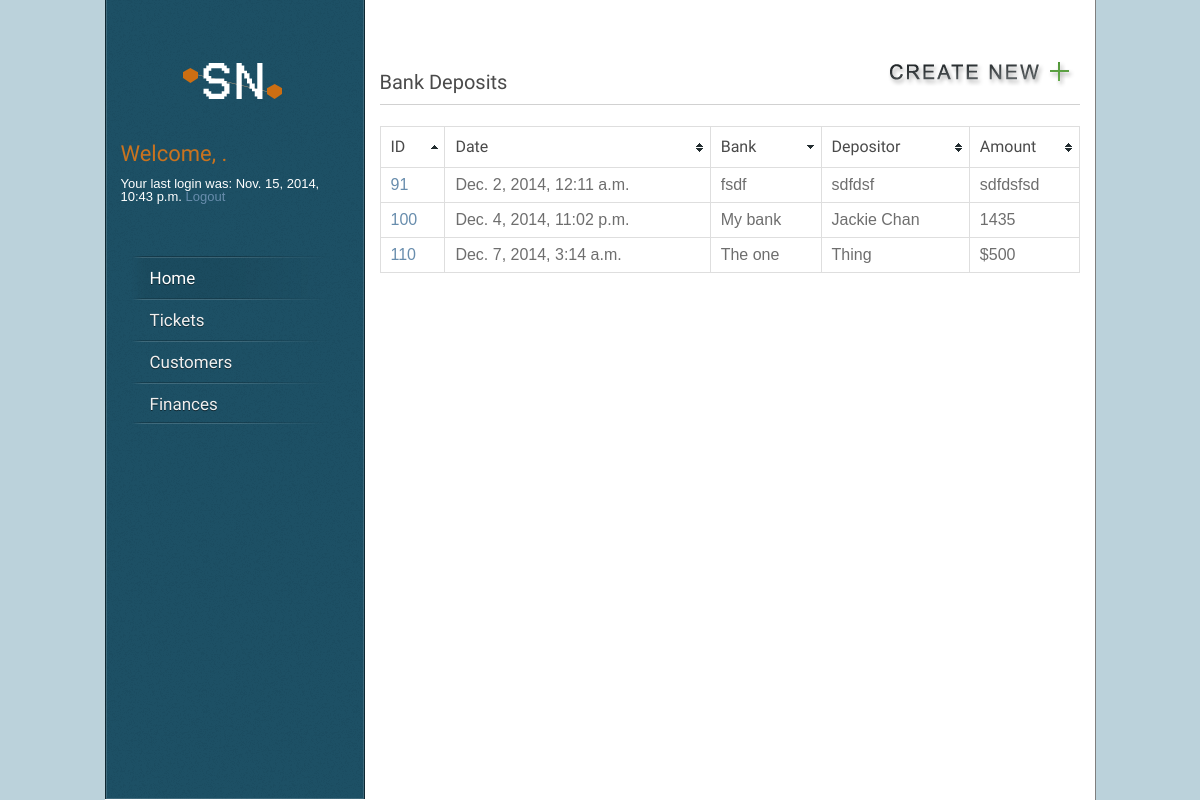
Screenshot of /finance/bank_deposit/ (signed in) with the database file from the repository.
### core/models.py (models this page shows, shortened)
class Node(models.Model):
    parent = models.ForeignKey("self", blank=True, null=True)
    name = models.CharField(max_length=160)
    desc = models.TextField(max_length=1600)
    date_created = models.DateTimeField('date created',auto_now_add=True)
    date_updated = models.DateTimeField('date updated',auto_now=True)

### finance/views.py (the view)
# urls.py: url(r'^bank_deposit/detail/(?P<node_id>\d+)/$', views.bank_deposit_detail),
def bank_deposit(request):
    node_list = []
    latest_node_list = Node.objects.order_by('-date_updated')
    for node in latest_node_list:
        for child in node.node_set.all():
            if(child.name == "flags"):
                if "|BDE|" in child.desc:
                    node_list.append(node.pk)
    queryset = Node.objects.filter(pk__in=node_list)
    latest_node_list = queryset
    context = {'latest_node_list': latest_node_list}
    return render(request, 'finance/bank_deposit.html', context)

### finance/templates/finance/bank_deposit.html (shortened to what this page needs)
{% extends "core/base.html" %}
{% block content %}
{% load static %}
{% load staticfiles %}
<ul><a href="/finance/new_bank_deposit/"><img align="right" src="/static/core/images/create_new.png" alt="Create New Bank Deposit" /></a></ul>
<h2>Bank Deposits</h2>
              <div class="line"></div>
    {% if latest_node_list %}
       <table id="myTable" class="tablesorter" border="0" cellpadding="0" cellspacing="1">
        <thead>
             <tr>
        	    <th><h4>ID</h4></th>
        	    <th><h4>Date</h4></th>
        	    <th><h4>Bank</h4></th>
        	    <th><h4>Depositor</h4></th>
                <th><h4>Amount</h4></th>
            </tr>
        </thead>
        <tbody>
        {% for node in latest_node_list %}
            <tr>
                <td><a href="/finance/bank_deposit/detail/{{ node.id }}/">{{ node.id }}</a></td>
                <td>{{ node.date_created }}</td>
                <td>
                    {%for child in node.node_set.all%}
                        {% if child.name == "bank name" %}
                            {{ child.desc }}
                        {% endif %}
                    {%endfor%}
                </td>
                <td>
                    {%for child in node.node_set.all%}
                        {% if child.name == "depositor" %}
                            {{ child.desc }}
                        {% endif %}
                    {%endfor%}
                </td>
                <td>
                    {%for child in node.node_set.all%}
                        {% if child.name == "amount" %}
                            {{ child.desc }}
                        {% endif %}
                    {%endfor%}
                </td>
            </tr>
        {% endfor %}
        </table>
    {% else %}
        <p>No documents are available.</p>
    {% endif %}
{%endblock%}

### core/templates/core/base.html (shortened to what this page needs)
{% load staticfiles %}
{% load static %}
<html lang="en-US">
  <head>
	<link rel="stylesheet" type="text/css" href="{% static 'core/css/style.css' %}" />
    <link rel="stylesheet" type="text/css" href="{% static 'core/css/table.css' %}" />
  </head>
  <!DOCTYPE HTML>
</head>
<body>
<div id="wrapper">
	<div id="sidebar">
		 <div id="logo"><a href="/"><img src="/static/core/images/logo.png" alt="Snapnode" /></a></div>
        <div id="log-box">
        {% if user.is_authenticated %}
            <h1><font color="#c9731f">Welcome, {{ user.first_name }}.</font></h1>
            Your last login was: {{ user.last_login}}
            <a href="/core/logout/">Logout</a>
        {%elif  display_type == "Login" %}
        {% else %}
            <h1><font color="#c9731f">Welcome, Guest!</font></h1>
            <p>Please ..
                <a href="/core/register/" id="id_register">|Register|</a> or
                <a href="/core/login/" id="id_login">|Login|</a>
            </p>
        {% endif %}</div>
    <div id="menu" class="menu-v">
      <ul>
        <li><a href="/" class="active">Home</a>
        </li>
        <li><a href="/ticket/">Tickets</a>
        </li>
        <li><a href="/ops/">Customers</a>
        </li>
        <li><a href="/finance/">Finances</a>
        </li>
      </ul>
    </div>
	</div>
        <div id="content">
            <BR>
            {% if user.is_authenticated or  display_type == "Register" %}
                {% block content %}
                {% endblock %}
            {% endif %}
        </div>
</div>
</body>
</html>

### core/static/core/css/style.css (style rules this page uses)
html, body, div, span, applet, object, iframe, h1, h2, h3, h4, h5, h6, p, blockquote, pre, a, acronym, address, big, cite, code, del, dfn, em, font, img, ins, kbd, q, s, samp, small, strike, strong, tt, var, b, u, i, center, dl, dt, dd, ol, ul, li, fieldset, form, label, legend { margin:0; padding:0; border:0; outline:0; font-size:100%; vertical-align:baseline; background:transparent }
body { line-height:1 }
ol, ul { list-style:none }
table { border-collapse:collapse; border-spacing:0 }
th, td { margin:0; padding:0 }
html, body { height: 100%; }
body { background-color: #bbd2db; font-family:Arial, sans-serif; font-size: 13px; color: #585858; }
a { color: #688dad; text-decoration: none; }
h1, h2, h3, h4, h5, h6 { font-family: 'Amaranth', sans-serif; color: #4a4a4a; font-weight: normal; margin: 0 0 10px 0; }
h1 { font-size: 22px; line-height: 26px; }
h2 { font-size: 20px; line-height: 24px; }
h4 { font-size: 16px; line-height: 20px; }
img { display: block; }
.line { background: transparent url(/static/core/images/line.png) repeat-x; height: 2px; padding: 20px 0 0 0; line-break: 0px; }
ul { line-height: 20px; margin-bottom: 20px; }
ul li { background: transparent url(/static/core/images/bullet.png) left 8px no-repeat; padding-left: 15px; }
#log-box { float: center; padding: 15px 15px 13px 15px; color: #ffffff; }
#wrapper { background-color: #FFFFFF; width: 990px; margin: 0 auto; overflow: hidden; border-right: 1px solid rgba(0, 0, 0, 0.50); min-height:100%; }
#content { width: 700px; float: right; padding: 40px 15px 20px 0; }
#sidebar { width: 258px; background: #1d5065 url(/static/core/images/noize.png) repeat 100% 0; -webkit-box-shadow: inset 0px 0px 0px 1px rgba(255, 255, 255, 0.15); -moz-box-shadow: inset 0px 0px 0px 1px rgba(255, 255, 255, 0.15); box-shadow: inset 0px 0px 0px 1px rgba(255, 255, 255, 0.15); border-left: 1px solid rgba(0, 0, 0, 0.50); border-right: 1px solid rgba(0, 0, 0, 0.50); float: left; position: fixed; margin-top: -1px; z-index: 100; }
#logo { text-align: center; padding: 40px 32px 0 32px; }
#logo a { border: none; }
#logo img { display: inline; }
#menu { float: left; text-align: left; font-family: 'Amaranth', sans-serif; font-size: 17px; margin-top: 40px; margin-bottom: 50px; position: relative; z-index: 100; padding: 0 0 0 24px; text-shadow: 0px 1px 0px rgba(0, 0, 0, 0.5); }
.menu-v ul { margin: 0; padding: 0; list-style-type: none; width: 200px; background: transparent url(/static/core/images/menu-line.png) no-repeat center bottom; }
.menu-v ul li { position: relative; padding-right: 5px; background: transparent url(/static/core/images/menu-line.png) no-repeat center top; padding: 0; }
.menu-v ul li a { display: block; color: white; text-decoration: none; padding: 12px 0 10px 20px; padding-right: 17px; background: transparent; color: #f0f0f0; text-decoration: none; border: none; }
.menu-v ul li a.active, .menu-v ul li a.selected, .menu-v ul li a:hover { text-decoration: none; background: transparent url(/static/core/images/menu-hover.png) repeat-y left top; color: #fff; }
table { width: 100%; border-collapse: collapse; margin-bottom: 20px; color: #6e6e6e; border-bottom:1px solid #dedede; }
table td { padding: 8px 10px; border-right:1px solid #dedede; }
table th h4 { margin:0; }
table th { padding: 10px; text-align: left; border-right:1px solid #dedede; font-weight: normal; }
table tr { border-left:1px solid #dedede; border-top:1px solid #dedede; }

### core/static/core/css/table.css (style rules this page uses)
table.tablesorter thead tr .header { background-image: url(/static/core/images/bg.gif); background-repeat: no-repeat; background-position: center right; cursor: pointer; }
table.tablesorter thead tr .headerSortUp { background-image: url(/static/core/images/asc.gif); }
table.tablesorter thead tr .headerSortDown { background-image: url(/static/core/images/desc.gif); }

### rows the page displays
Node: id "91", date_created "Dec. 2, 2014, 12:11 a.m."
Node: desc "fsdf"
Node: desc "sdfdsf"
Node: desc "sdfdsfsd"
Node: id "100", date_created "Dec. 4, 2014, 11:02 p.m."
Node: desc "My bank"
Node: desc "Jackie Chan"
Node: desc "1435"
Node: id "110", date_created "Dec. 7, 2014, 3:14 a.m."
Node: desc "The one"
Node: desc "Thing"
Node: desc "$500"

### other values shown
{{ user.last_login }} "Nov. 15, 2014, 10:43 p.m."
